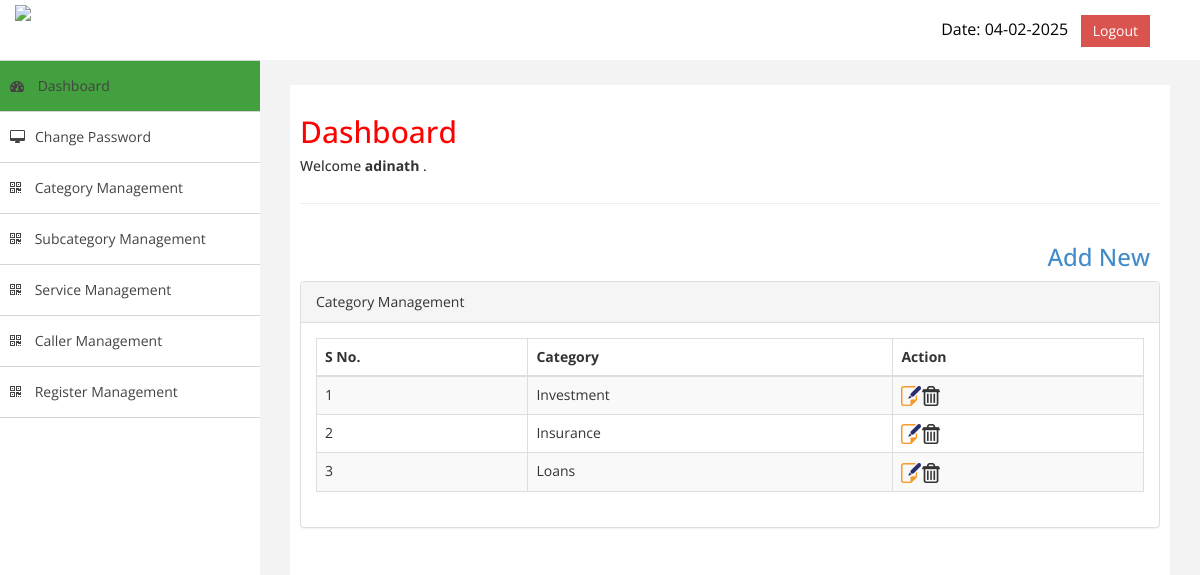
/secure_panel_adinath/category-mgmt.php (signed in), run on the app's committed database.
### tables this page shows
CREATE TABLE `category` (
  `id` int(11) NOT NULL,
  `category` varchar(255) NOT NULL,
  `photo` varchar(200) NOT NULL,
  `btn_name` varchar(50) NOT NULL,
  `detail` text NOT NULL,
  `title` varchar(255) NOT NULL,
  `metatag` text NOT NULL,
  `descp` text NOT NULL
);

### secure_panel_adinath/com/sqlConnection.php (called while the page is built, shortened)
<?php
  class sqlConnection {
	  private $conn;
	  public function __construct(){
	  $this->host = "localhost";
		  $this->user = "root";
		  $this->pass = '$lRP$~gH+~F4';
		  $this->database = "tenac4dh_adinath";
		 $conn=$this->conn = mysqli_connect( $this->host,$this->user,$this->pass,$this->database) or die( "<center><span style='color:red; !!!</span></center>" );
	  }
	  public function fireQuery( $qry ) {
		  if( !empty( $qry ) ) {
			  $this->query = mysqli_query($this->conn, $qry );
			  return $this->query;
		  }
		  else {
			  die( "<center><span style='color:red; font-weight:bold'>Database Table Error !!!</span></center>" );
		  }
	  }
	  public function fetchAssoc( $param ){
			  if(!empty( $param ) ){
				  if( mysqli_num_rows( $param ) > 0 ) {
					  while( $rs = mysqli_fetch_assoc( $param ) ) {
					  $arr[] = $rs;
					  }
				  return $arr;
			  } else {
				 return NULL;
			  }
		  }
	  }
  }
?>

### secure_panel_adinath/com/functions.php (called while the page is built, shortened)
<?php
	function siteEncrypt( $txt ){
		return base64_encode( trim( $txt ) );
	}
?>

### secure_panel_adinath/category-mgmt.php (the view, shortened to what this page needs)
<?php include_once("inc/header.php");
include_once("com/Category.php");
?>
<div class="quick" style=""><a href="add-edit-category.php?action=add"  style="float:right; padding-right:10px;"><h3>Add New</h3></a></div>
            <div class="row">
                <div class="col-md-12">
                    <div class="panel panel-default">
                        <div class="panel-heading">
                             Category Management                           </div>
                        <div class="panel-body">
                            <div class="table-responsive">
                                <table class="table table-striped table-bordered table-hover" id="dataTables-example">
                                    <thead>
                                        <tr>
                                            <th>S No.</th>
                                            <th>Category</th>
                                            <th>Action</th>
                                        </tr>
                                    </thead>
                                    <tbody>
                                        <?php
            $select = $db->fetchAssoc($db->fireQuery("select * from `category` order by id desc"));
            for($i=0;$i<count($select);$i++) {
	    ?>
                                        <tr class="odd gradeX">
                                            <td><?php echo $i+1;?></td>
                                           <td><?php echo $select[$i]['category'];?></td>
										     <td class="center"><a href="add-edit-category.php?action=edit&&id=<?php echo siteEncrypt($select[$i]["id"]);?>" style="background-image: none;float: left;"><img src="images/edit_icon.png" alt="Edit" title="Edit" /></a>
               <?php if($_SESSION['admin-type']!='Editor'){?> <a href="category-mgmt.php?action=delete&&id=<?php echo siteEncrypt($select[$i]["id"]);?>"  style="background-image: none;float: left;"><img src="images/delete_icon.png" alt="Edit" title="Edit" /></a>  <?php } ?> </td>
                                        </tr><?php } ?>
                                         </tbody>
                                </table>
                            </div>
                        </div>
                    </div>
                </div>
            </div>
        </div>
    </div>
            </div>
</body>
</html>

### secure_panel_adinath/assets/css/custom.css (style rules this page uses)
body { font-family: 'Open Sans', sans-serif; }

### data on the page
category: category "Investment"
category: category "Insurance"
category: category "Loans"

### other printed values
$_SESSION['username'] "adinath"
